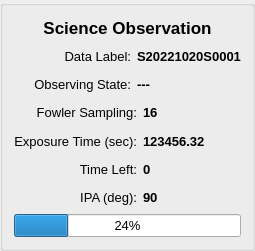
  <widget class="QGroupBox" name="groupBox_ScienceObservation">
   <property name="geometry">
    <rect>
     <x>10</x>
     <y>370</y>
     <width>221</width>
     <height>251</height>
    </rect>
   </property>
   <property name="sizePolicy">
    <sizepolicy hsizetype="MinimumExpanding" vsizetype="MinimumExpanding">
     <horstretch>0</horstretch>
     <verstretch>0</verstretch>
    </sizepolicy>
   </property>
   <property name="font">
    <font>
     <pointsize>8</pointsize>
    </font>
   </property>
   <property name="title">
    <string/>
   </property>
   <layout class="QGridLayout" name="gridLayout_2">
    <item row="0" column="0" colspan="3">
     <widget class="QLabel" name="label_g2">
      <property name="sizePolicy">
       <sizepolicy hsizetype="MinimumExpanding" vsizetype="MinimumExpanding">
        <horstretch>0</horstretch>
        <verstretch>0</verstretch>
       </sizepolicy>
      </property>
      <property name="font">
       <font>
        <pointsize>13</pointsize>
        <bold>true</bold>
       </font>
      </property>
      <property name="text">
       <string>Science Observation</string>
      </property>
      <property name="alignment">
       <set>Qt::AlignCenter</set>
      </property>
     </widget>
    </item>
    <item row="1" column="0">
     <widget class="QLabel" name="label_g2_1">
      <property name="sizePolicy">
       <sizepolicy hsizetype="MinimumExpanding" vsizetype="MinimumExpanding">
        <horstretch>0</horstretch>
        <verstretch>0</verstretch>
       </sizepolicy>
      </property>
      <property name="font">
       <font>
        <pointsize>10</pointsize>
        <bold>false</bold>
       </font>
      </property>
      <property name="text">
       <string>Data Label:</string>
      </property>
      <property name="alignment">
       <set>Qt::AlignRight|Qt::AlignTrailing|Qt::AlignVCenter</set>
      </property>
     </widget>
    </item>
    <item row="1" column="1" colspan="2">
     <widget class="QLabel" name="label_data_label">
      <property name="sizePolicy">
       <sizepolicy hsizetype="MinimumExpanding" vsizetype="MinimumExpanding">
        <horstretch>0</horstretch>
        <verstretch>0</verstretch>
       </sizepolicy>
      </property>
      <property name="font">
       <font>
        <pointsize>10</pointsize>
        <bold>true</bold>
       </font>
      </property>
      <property name="text">
       <string>S20221020S0001</string>
      </property>
      <property name="alignment">
       <set>Qt::AlignLeading|Qt::AlignLeft|Qt::AlignVCenter</set>
      </property>
     </widget>
    </item>
    <item row="2" column="0">
     <widget class="QLabel" name="label_g2_2">
      <property name="sizePolicy">
       <sizepolicy hsizetype="MinimumExpanding" vsizetype="MinimumExpanding">
        <horstretch>0</horstretch>
        <verstretch>0</verstretch>
       </sizepolicy>
      </property>
      <property name="font">
       <font>
        <pointsize>10</pointsize>
        <bold>false</bold>
       </font>
      </property>
      <property name="text">
       <string>Observing State:</string>
      </property>
      <property name="alignment">
       <set>Qt::AlignRight|Qt::AlignTrailing|Qt::AlignVCenter</set>
      </property>
     </widget>
    </item>
    <item row="2" column="1" colspan="2">
     <widget class="QLabel" name="label_obs_state">
      <property name="sizePolicy">
       <sizepolicy hsizetype="MinimumExpanding" vsizetype="MinimumExpanding">
        <horstretch>0</horstretch>
        <verstretch>0</verstretch>
       </sizepolicy>
      </property>
      <property name="font">
       <font>
        <pointsize>10</pointsize>
        <bold>true</bold>
       </font>
      </property>
      <property name="text">
       <string>---</string>
      </property>
      <property name="alignment">
       <set>Qt::AlignLeading|Qt::AlignLeft|Qt::AlignVCenter</set>
      </property>
     </widget>
    </item>
    <item row="3" column="0" colspan="2">
     <widget class="QLabel" name="label_g2_3">
      <property name="sizePolicy">
       <sizepolicy hsizetype="MinimumExpanding" vsizetype="MinimumExpanding">
        <horstretch>0</horstretch>
        <verstretch>0</verstretch>
       </sizepolicy>
      </property>
      <property name="font">
       <font>
        <pointsize>10</pointsize>
        <bold>false</bold>
       </font>
      </property>
      <property name="text">
       <string>Fowler Sampling:</string>
      </property>
      <property name="alignment">
       <set>Qt::AlignRight|Qt::AlignTrailing|Qt::AlignVCenter</set>
      </property>
     </widget>
    </item>
    <item row="3" column="2">
     <widget class="QLabel" name="label_sampling_number">
      <property name="sizePolicy">
       <sizepolicy hsizetype="MinimumExpanding" vsizetype="MinimumExpanding">
        <horstretch>0</horstretch>
        <verstretch>0</verstretch>
       </sizepolicy>
      </property>
      <property name="font">
       <font>
        <pointsize>10</pointsize>
        <bold>true</bold>
       </font>
      </property>
      <property name="text">
       <string>16</string>
      </property>
      <property name="alignment">
       <set>Qt::AlignLeading|Qt::AlignLeft|Qt::AlignVCenter</set>
      </property>
     </widget>
    </item>
    <item row="4" column="0" colspan="2">
     <widget class="QLabel" name="label_g2_4">
      <property name="sizePolicy">
       <sizepolicy hsizetype="MinimumExpanding" vsizetype="MinimumExpanding">
        <horstretch>0</horstretch>
        <verstretch>0</verstretch>
       </sizepolicy>
      </property>
      <property name="font">
       <font>
        <pointsize>10</pointsize>
        <bold>false</bold>
       </font>
      </property>
      <property name="text">
       <string>Exposure Time (sec):</string>
      </property>
      <property name="alignment">
       <set>Qt::AlignRight|Qt::AlignTrailing|Qt::AlignVCenter</set>
      </property>
     </widget>
    </item>
    <item row="4" column="2">
     <widget class="QLabel" name="label_exp_time">
      <property name="sizePolicy">
       <sizepolicy hsizetype="MinimumExpanding" vsizetype="MinimumExpanding">
        <horstretch>0</horstretch>
        <verstretch>0</verstretch>
       </sizepolicy>
      </property>
      <property name="font">
       <font>
        <pointsize>10</pointsize>
        <bold>true</bold>
       </font>
      </property>
      <property name="text">
       <string>123456.32</string>
      </property>
      <property name="alignment">
       <set>Qt::AlignLeading|Qt::AlignLeft|Qt::AlignVCenter</set>
      </property>
     </widget>
    </item>
    <item row="5" column="0" colspan="2">
     <widget class="QLabel" name="label_g2_5">
      <property name="sizePolicy">
       <sizepolicy hsizetype="MinimumExpanding" vsizetype="MinimumExpanding">
        <horstretch>0</horstretch>
        <verstretch>0</verstretch>
       </sizepolicy>
      </property>
      <property name="font">
       <font>
        <pointsize>10</pointsize>
        <bold>false</bold>
       </font>
      </property>
      <property name="text">
       <string>Time Left:</string>
      </property>
      <property name="alignment">
       <set>Qt::AlignRight|Qt::AlignTrailing|Qt::AlignVCenter</set>
      </property>
     </widget>
    </item>
    <item row="5" column="2">
     <widget class="QLabel" name="label_time_left">
      <property name="sizePolicy">
       <sizepolicy hsizetype="MinimumExpanding" vsizetype="MinimumExpanding">
        <horstretch>0</horstretch>
        <verstretch>0</verstretch>
       </sizepolicy>
      </property>
      <property name="font">
       <font>
        <pointsize>10</pointsize>
        <bold>true</bold>
       </font>
      </property>
      <property name="text">
       <string>0</string>
      </property>
      <property name="alignment">
       <set>Qt::AlignLeading|Qt::AlignLeft|Qt::AlignVCenter</set>
      </property>
     </widget>
    </item>
    <item row="6" column="0" colspan="2">
     <widget class="QLabel" name="label_g2_6">
      <property name="sizePolicy">
       <sizepolicy hsizetype="MinimumExpanding" vsizetype="MinimumExpanding">
        <horstretch>0</horstretch>
        <verstretch>0</verstretch>
       </sizepolicy>
      </property>
      <property name="font">
       <font>
        <pointsize>10</pointsize>
        <bold>false</bold>
       </font>
      </property>
      <property name="text">
       <string>IPA (deg):</string>
      </property>
      <property name="alignment">
       <set>Qt::AlignRight|Qt::AlignTrailing|Qt::AlignVCenter</set>
      </property>
     </widget>
    </item>
    <item row="6" column="2">
     <widget class="QLabel" name="label_IPA">
      <property name="sizePolicy">
       <sizepolicy hsizetype="MinimumExpanding" vsizetype="MinimumExpanding">
        <horstretch>0</horstretch>
        <verstretch>0</verstretch>
       </sizepolicy>
      </property>
      <property name="font">
       <font>
        <pointsize>10</pointsize>
        <bold>true</bold>
       </font>
      </property>
      <property name="text">
       <string>90</string>
      </property>
      <property name="alignment">
       <set>Qt::AlignLeading|Qt::AlignLeft|Qt::AlignVCenter</set>
      </property>
     </widget>
    </item>
    <item row="7" column="0" colspan="3">
     <widget class="QProgressBar" name="progressBar_obs">
      <property name="sizePolicy">
       <sizepolicy hsizetype="MinimumExpanding" vsizetype="MinimumExpanding">
        <horstretch>0</horstretch>
        <verstretch>0</verstretch>
       </sizepolicy>
      </property>
      <property name="font">
       <font>
        <pointsize>10</pointsize>
       </font>
      </property>
      <property name="value">
       <number>24</number>
      </property>
     </widget>
    </item>
   </layout>
  </widget>
